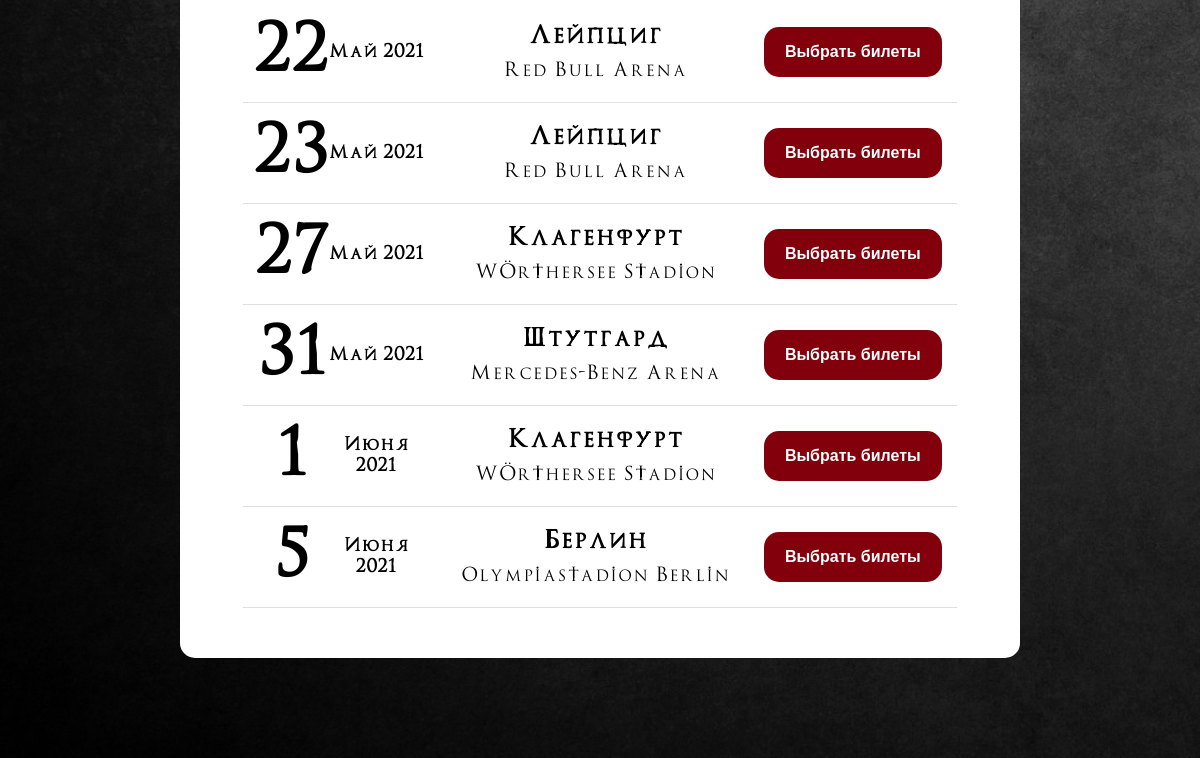
The app's page /poster.php (lower part), older data.
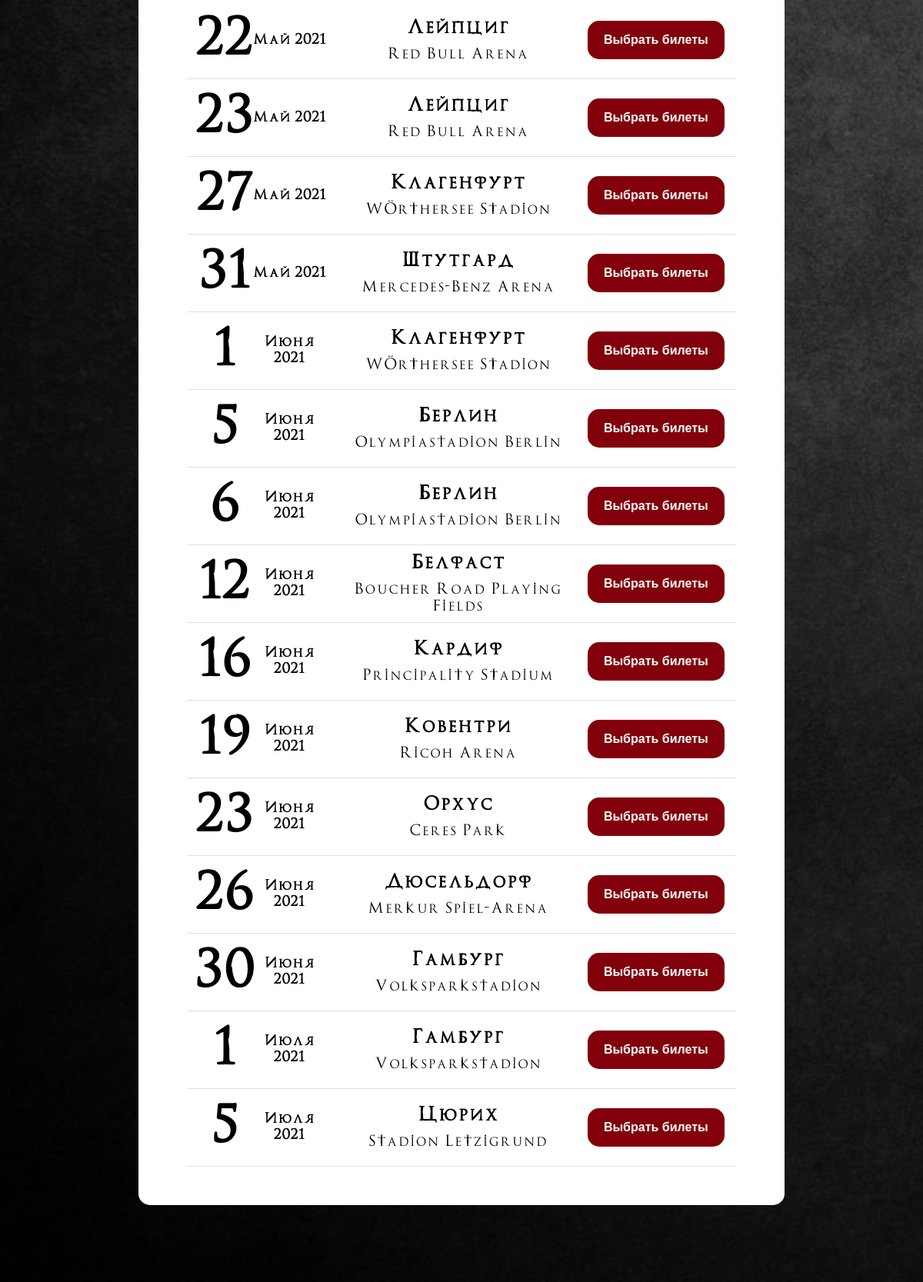
The same page, newer data.
### tables this page shows
CREATE TABLE `posters` (
  `id` bigint(20) UNSIGNED NOT NULL,
  `concert_date` int(2) NOT NULL,
  `monthyear` varchar(16) NOT NULL,
  `city` varchar(50) NOT NULL,
  `place` varchar(150) NOT NULL
);

### model/getPostersModel.php (called while the page is built)
<?php
class ReadPosters {
  public function __construct() {
    $this->connct = new PDO('mysql:host=localhost;dbname=rammstein', 'rmtar', '2203');
  }
  public function readPostersData() {
    $sth = $this->connct -> prepare('SELECT * FROM posters');
    $sth -> execute();
    $dataPosters = $sth -> fetchAll(PDO::FETCH_ASSOC);
    return $dataPosters;
  }
}

### controller/showPostersController.php (the view)
<?php
require_once "../model/getPostersModel.php";
class ShowPost{
  public function outputPost() {
    $datas = new ReadPosters();
    $res = $datas -> readPostersData();
    foreach($res as $result) {
      echo(" <div class="."pst__tabledatas"."> ");
        echo("<div class="."pst__dateblock".">");
          echo("<div class="."pst__number".">");
            foreach($result as $key => $value) {
              if($key == 'concert_date') {
                echo("<span>$value</span>");
              }
            }
          echo("</div>");
          echo("<div class="."pst__monthyear".">");
            foreach($result as $key => $value) {
              if($key == 'monthyear') {
                echo("<span>$value</span>");
              }
            }
          echo("</div>");
        echo("</div>");
        echo("<div class="."pst__placeblock".">");
          echo("<div class="."pst__place".">");
            foreach($result as $key => $value) {
              if($key == 'city') {
                echo("<span>$value</span>");
              }
            }
            echo("<span>$value</span>");
          echo("</div>");
        echo("</div>");
        echo("<div class="."pst__btnblock".">");
          echo("<button>Выбрать билеты</button>");
        echo("</div>");
      echo("</div>");
    }
  }
}

### src/poster.php (shortened to what this page needs)
<!DOCTYPE html>
<html lang="en">
<head>
  <link rel="stylesheet" href="css/style.css">
</head>
<body>
<?php
  require_once "../controller/showPostersController.php";
?>
  <section class="pst">
    <div class="pst__timetable">
      <div class="pst__tableblock">
        <?php
          $res = new ShowPost();
          $res -> outputPost();
        ?>
      </div>
    </div>
  </section>
</body>
</html>

Row changes from the older to the newer data that the page shows:
added posters: concert_date "6", monthyear "Июня 2021", city "Берлин", place "Olympiastadion Berlin"
added posters: concert_date "12", monthyear "Июня 2021", city "Белфаст", place "Boucher Road Playing Fields"
added posters: concert_date "16", monthyear "Июня 2021", city "Кардиф", place "Principality Stadium"
added posters: concert_date "19", monthyear "Июня 2021", city "Ковентри", place "Ricoh Arena"
added posters: concert_date "23", monthyear "Июня 2021", city "Opxyc", place "Ceres Park"
added posters: concert_date "26", monthyear "Июня 2021", city "Дюсельдорф", place "Merkur Spiel-Arena"
added posters: concert_date "30", monthyear "Июня 2021", city "Гамбург", place "Volksparkstadion"
added posters: concert_date "1", monthyear "Июля 2021", city "Гамбург", place "Volksparkstadion"
added posters: concert_date "5", monthyear "Июля 2021", city "Цюрих", place "Stadion Letzigrund"
